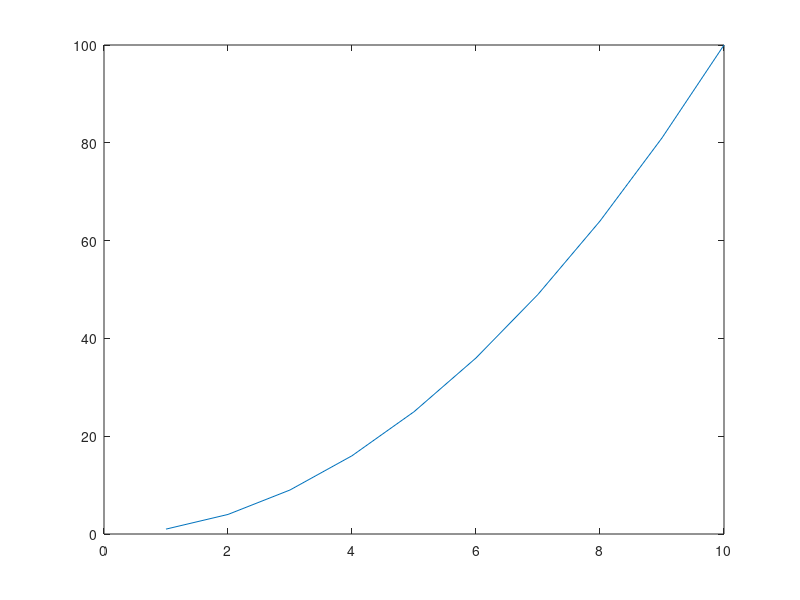
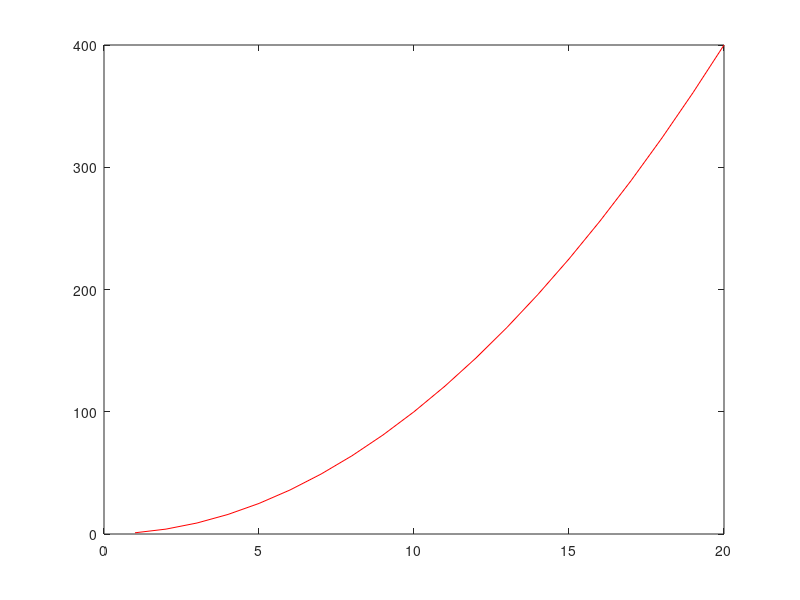
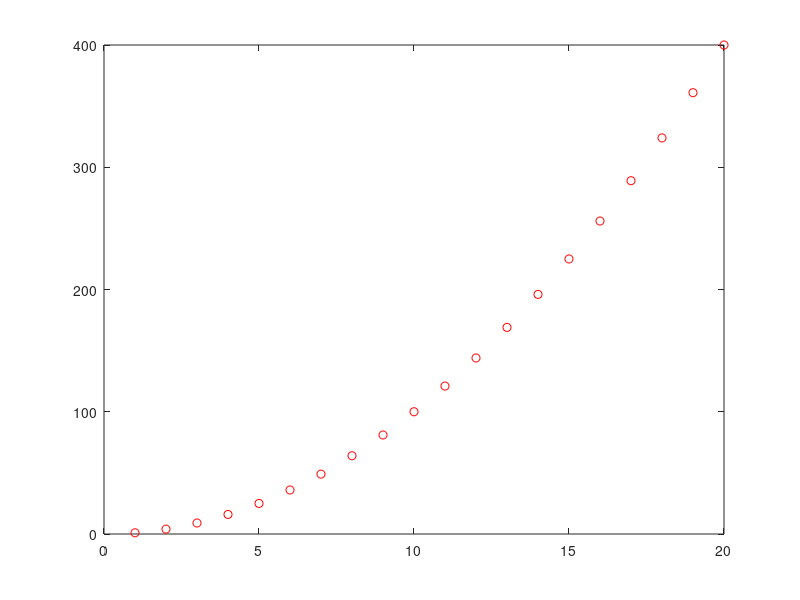

These figures' MATLAB source, in order:
v1 = 1:10;
fh(1)=figure;
plot(v1,v1.^2)
v2 = 1:20;
fh(2)=figure;
plot(v2,v2.^2,'r')
v3 = 1:20;
fh(3)=figure;
plot(v3,v3.^2,'ro')
